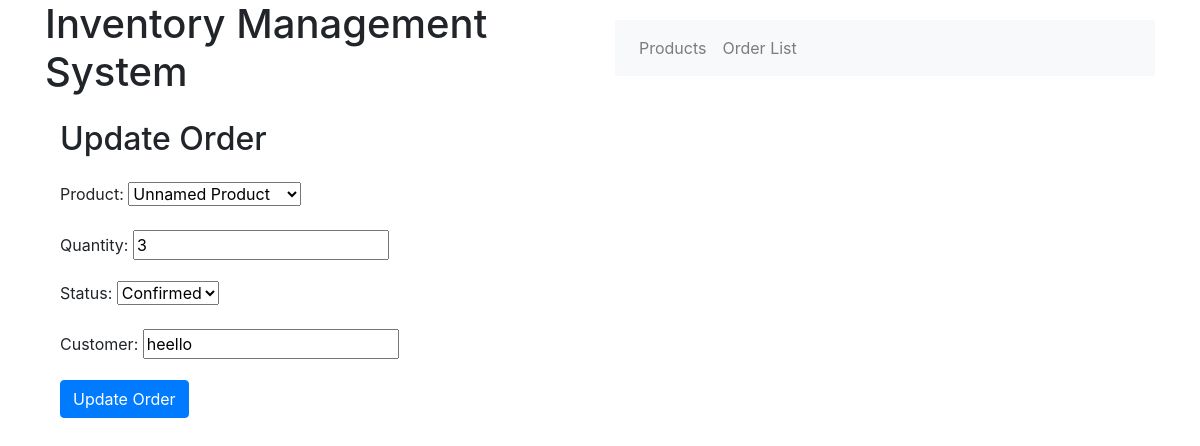
Screenshot of /inventory/orders/1/update/ (signed in) with the database file from the repository.
### inventory_app/models.py (models this page shows, shortened)
class Order(models.Model):
    STATUS_CHOICES = [
        ('pending', 'Pending'),
        ('confirmed', 'Confirmed'),
        ('shipped', 'Shipped'),
        ('delivered', 'Delivered'),
        ('canceled', 'Canceled'),
    ]
    user = models.ForeignKey(User, on_delete=models.CASCADE, default=1)
    product = models.ForeignKey(Product, on_delete=models.CASCADE)
    customer = models.CharField(max_length=255, blank=True, null=True)  # Add this line
    quantity = models.IntegerField()
    order_date = models.DateTimeField(auto_now_add=True)
    status = models.CharField(max_length=10, choices=STATUS_CHOICES, default='pending')
    last_status_change = models.DateTimeField(auto_now=True)

### inventory_app/views.py (the view)
# urls.py: path('orders/<int:pk>/update/', views.order_update, name='order_update'),
def order_update(request, pk):
    order = get_object_or_404(Order, pk=pk, user=request.user)
    if request.method == 'POST':
        form = OrderForm(request.POST, instance=order)
        if form.is_valid():
            form.save()
            return redirect('order_list')
    else:
        form = OrderForm(instance=order)
    return render(request, 'inventory_app/order_update.html', {'form': form, 'order': order})

### inventory_app/forms.py
class OrderForm(forms.ModelForm):
    class Meta:
        model = Order
        fields = ['product', 'quantity', 'status', 'customer']  # Include 'customer'
    def __init__(self, *args, **kwargs):
        user = kwargs.pop('user', None)
        super(OrderForm, self).__init__(*args, **kwargs)
        if user:
            self.instance.user = user
        product = kwargs.pop('product', None)
        if product:
            self.fields['product'].initial = product

### inventory_app/models.py (called while the page is built)
    def __str__(self):
        return self.name

### templates/inventory_app/order_update.html (shortened to what this page needs)
{% extends 'base.html' %}
{% block content %}
<div class="container mt-4">
    <h2 class="mb-4">Update Order</h2>
    <form method="post">
        <div class="mb-3">
            {{ form.as_p }}
        </div>
        <button type="submit" class="btn btn-primary">Update Order</button>
    </form>
</div>
{% endblock %}

### static/css/styles.css (style rules this page uses)
.btn { display: inline-flex; align-items: center; }

### rows the page displays
Order: product "Unnamed Product", quantity "3", status "Confirmed", customer "heello"
